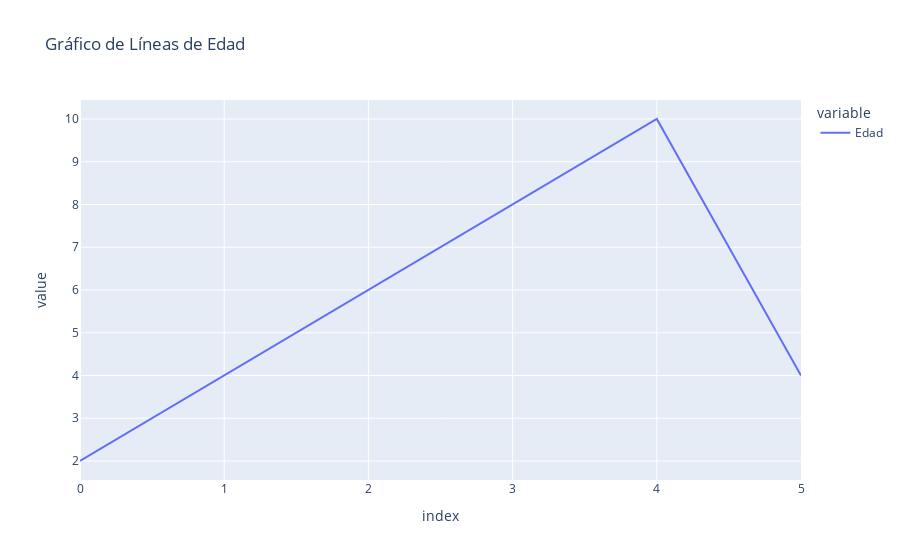

Notebook code for this chart:
### Code cell
# Con plotly
px.line(df['Edad'], title='Gráfico de Líneas de Edad')

### Figure 1 — Plotly figure (JSON) as saved in the notebook; plotly's stock layout.template omitted (floating-point values rounded to 4 significant figures)
{"data": [{"hovertemplate": "variable=Edad<br>index=%{x}<br>value=%{y}<extra></extra>", "legendgroup": "Edad", "line": {"color": "#636efa", "dash": "solid"}, "marker": {"symbol": "circle"}, "mode": "lines", "name": "Edad", "orientation": "v", "showlegend": true, "type": "scatter", "x": [0, 1, 2, 3, 4, 5], "xaxis": "x", "y": [2, 4, 6, 8, 10, 4], "yaxis": "y"}], "layout": {"legend": {"title": {"text": "variable"}, "tracegroupgap": 0}, "title": {"text": "Gráfico de Líneas de Edad"}, "xaxis": {"anchor": "y", "domain": [0, 1], "title": {"text": "index"}}, "yaxis": {"anchor": "x", "domain": [0, 1], "title": {"text": "value"}}}}
